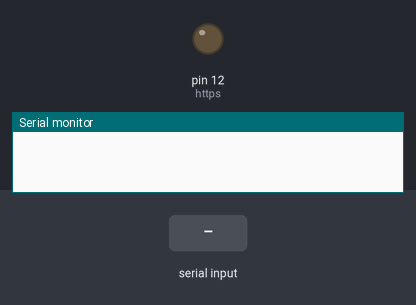
Recording of a sketch running on a simulated Arduino Uno, built with avr-gcc and run on an emulated ATmega328P. Parts: output pins drawn as LEDs (lit = HIGH), the last lines printed to the serial monitor. The test bench sets the inputs (shaded band).

Above: at 1.2 s.
1.3 s: "0" received over Serial
At 2.0 s:
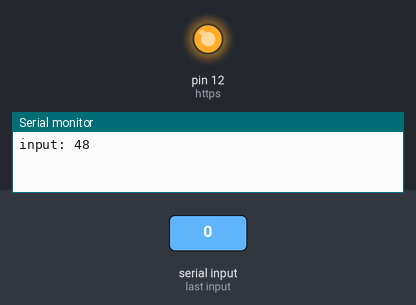
2.8 s: "1" received over Serial
At 3.2 s:
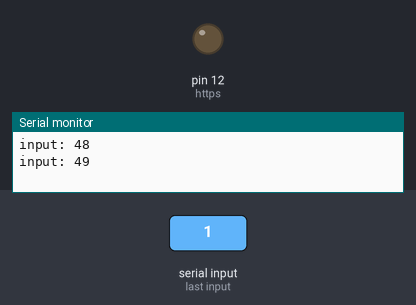
4.3 s: "2" received over Serial
At 5.5 s:
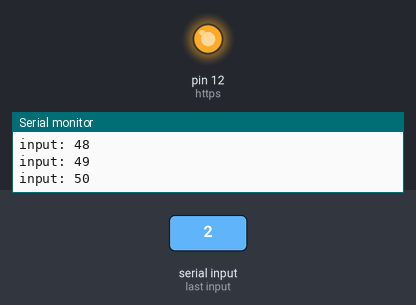
Timing chart, 0 to 7.3 s (numbered marks = the images above; inputs shaded):
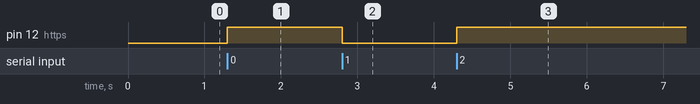

Measured:
- after the input at 1.3 s, pin 12 (https): LOW → HIGH at once
- after the input at 2.8 s, pin 12 (https): HIGH → LOW at once
- after the input at 4.3 s, pin 12 (https): LOW → HIGH at once

The sketch:

hc-05-bluetooth-test.ino
```cpp
/* Create object named bt of the class SoftwareSerial */

void setup() {
  Serial.begin(9600); /* Define baud rate for serial communication */
  pinMode(12,OUTPUT); // https://forum.arduino.cc/t/getting-low-voltage-from-digital-pin-1-7v-instead-of-5v/191651/2

}

void loop() {

    if (Serial.available()) /* If data is available on serial port */
    {
      int data = Serial.read();
      Serial.print("input: ");
      Serial.println(data);
      digitalWrite(12, data == '1' ? LOW : HIGH);
    }
}
```
